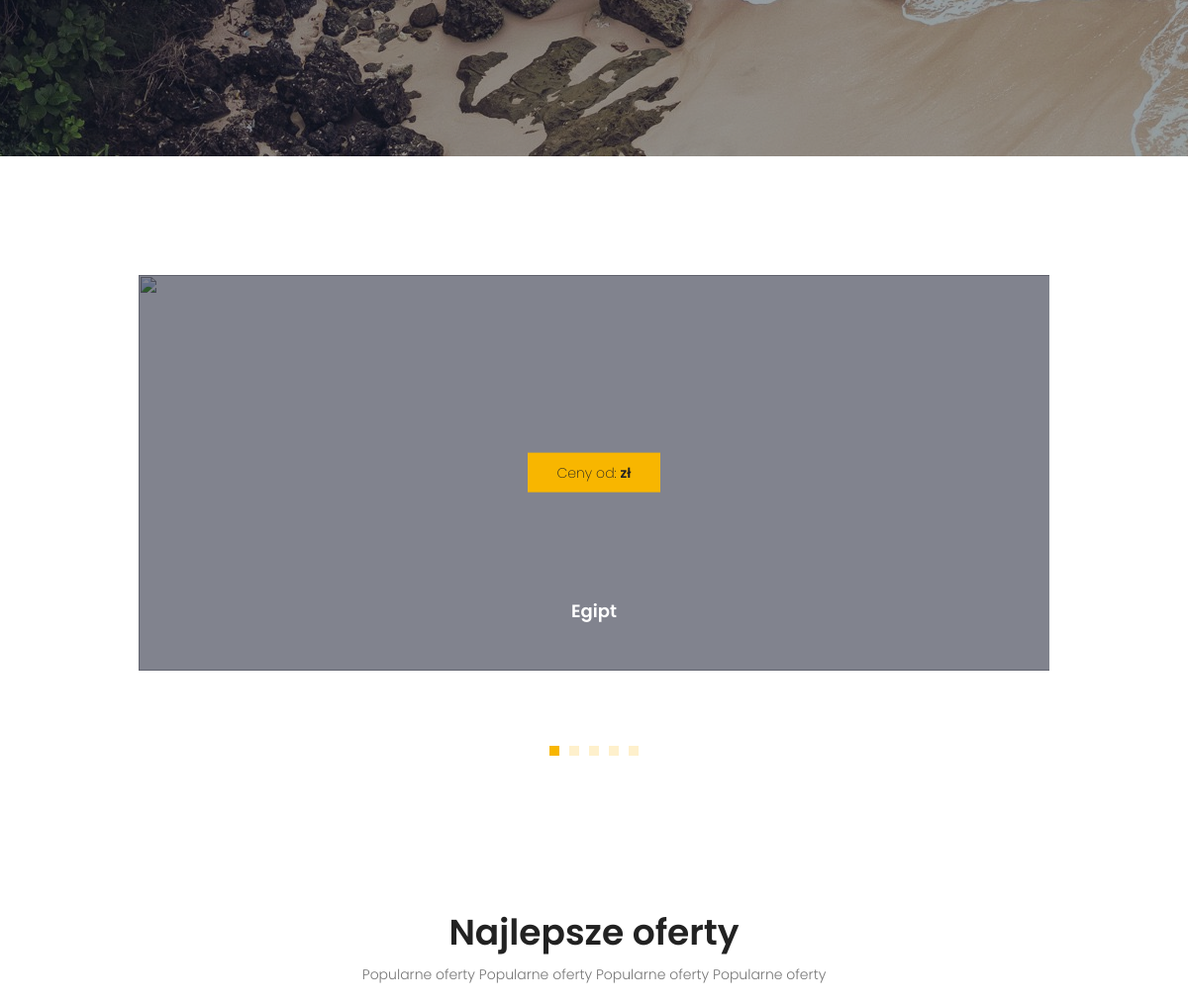
The app's page / (middle part), older data.
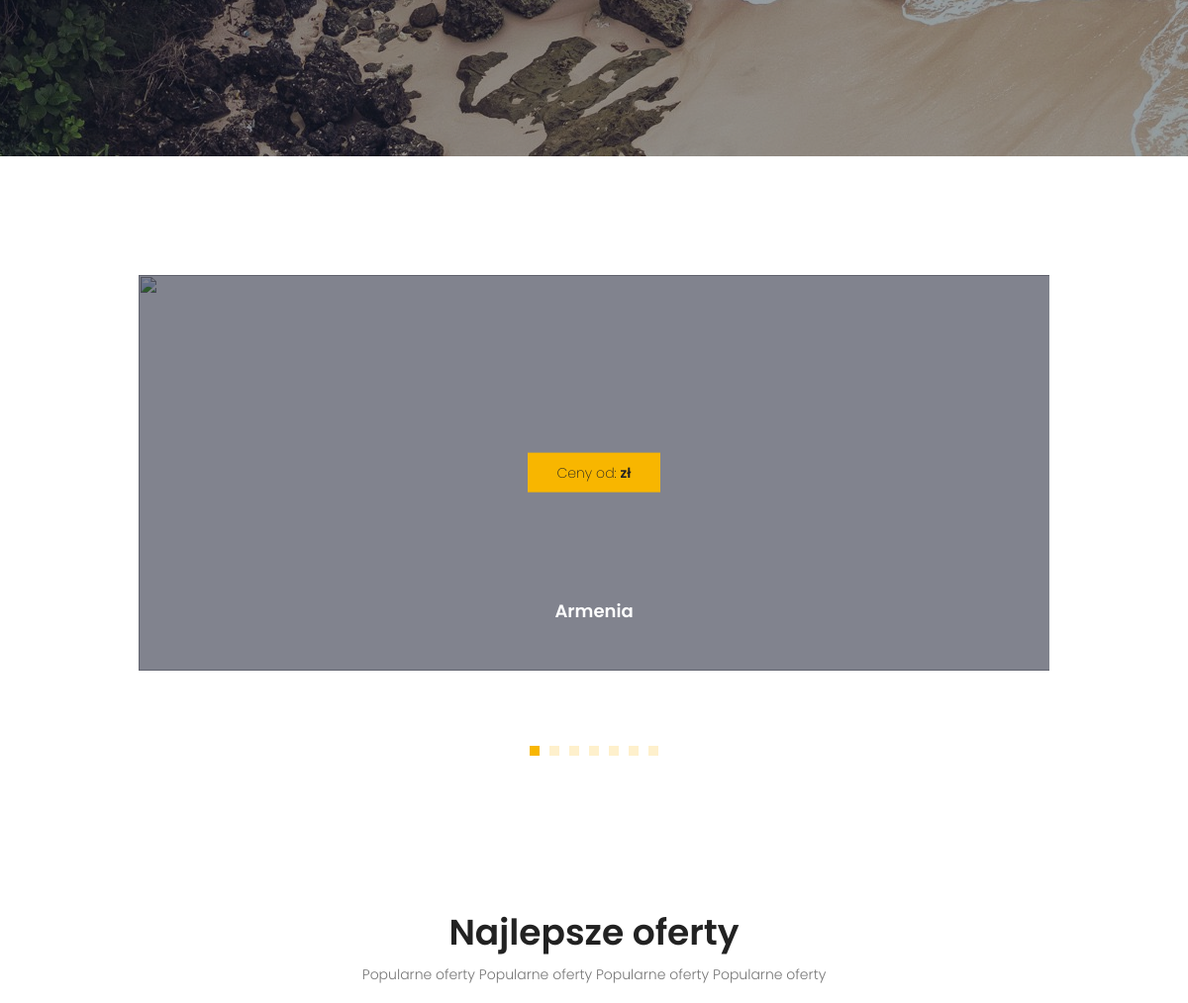
The same page, newer data.
### core/models.py (models this page shows)
class Country(models.Model):
    name = models.CharField(max_length=50)
    continent = models.ForeignKey(Continent, on_delete=models.CASCADE, related_name='countries')
    country_image = models.FileField(upload_to=get_country_image_path, null=True)
    class Meta:
        ordering = ['name']
    def __str__(self):
        return self.name

### core/views.py (the view)
# urls.py: path('', TripListView.as_view(), name='trip_list'),
class TripListView(ListView):
    model = Trip
    template_name = 'core/index.html'
    def get_context_data(self, *, object_list=None, **kwargs):
        context = super(TripListView, self).get_context_data(**kwargs)
        context['all_trips'] = Trip.objects.all()
        context['promoted_trips'] = Trip.objects.filter(promoted=True)[:3]
        context['last_minute_trips'] = Trip.objects.filter(departure_date__lt=now() + datetime.timedelta(30))[:3]
        context['all_countries'] = Country.objects.exclude(name='Polska')
        return context

### core/models.py (called while the page is built)
    def __str__(self):
        return self.name

### core/templates/core/index.html (shortened to what this page needs)
{% load static %}
{% load core_extras %}
<!DOCTYPE html>
<html lang="zxx" class="no-js">
<head>
    <link rel="stylesheet" href="{% static 'css/linearicons.css' %}">
    <link rel="stylesheet" href="{% static 'css/font-awesome.min.css' %}">
    <link rel="stylesheet" href="{% static 'css/bootstrap.css' %}">
    <link rel="stylesheet" href="{% static 'css/magnific-popup.css' %}">
    <link rel="stylesheet" href="{% static 'css/jquery-ui.css' %}">
    <link rel="stylesheet" href="{% static 'css/nice-select.css' %}">
    <link rel="stylesheet" href="{% static 'css/animate.min.css' %}">
    <link rel="stylesheet" href="{% static 'css/owl.carousel.css' %}">
    <link rel="stylesheet" href="{% static 'css/main.css' %}">
</head>
<body>
<section class="banner-area relative">
    <div class="overlay overlay-bg"></div>
    <div class="container">
        <div class="row fullscreen align-items-center justify-content-between">
        </div>
    </div>
</section>
<section class="hot-deal-area section-gap">
    <div class="container">
        <div class="row justify-content-center">
            <div class="col-lg-10 active-hot-deal-carusel">
                {% for country in all_countries %}
                <div class="single-carusel">
                    <div class="thumb relative">
                    </div>
                    <div class="price-detials">
                        <a class="price-btn">Ceny od: <span> zł</span></a>
                    </div>
                    <div class="details">
                        <h4 class="text-white">{{ country.name }}</h4>
                    </div>
                </div>
                {% endfor %}
            </div>
        </div>
    </div>
</section>
<section class="popular-destination-area section-gap" style="padding-top:30px; padding-bottom:200px">
    <div class="container">
        <div class="row d-flex justify-content-center">
            <div class="menu-content pb-70 col-lg-8">
                <div class="title text-center">
                    <h1 class="mb-10">Najlepsze oferty</h1>
                    <p>Popularne oferty Popularne oferty Popularne oferty Popularne oferty</p>
                </div>
            </div>
        </div>
    </div>
</section>
</body>
</html>

Row changes from the older to the newer data that the page shows:
no longer on this page (row unchanged): Country: name "Egipt"
added Country: name "Armenia"
